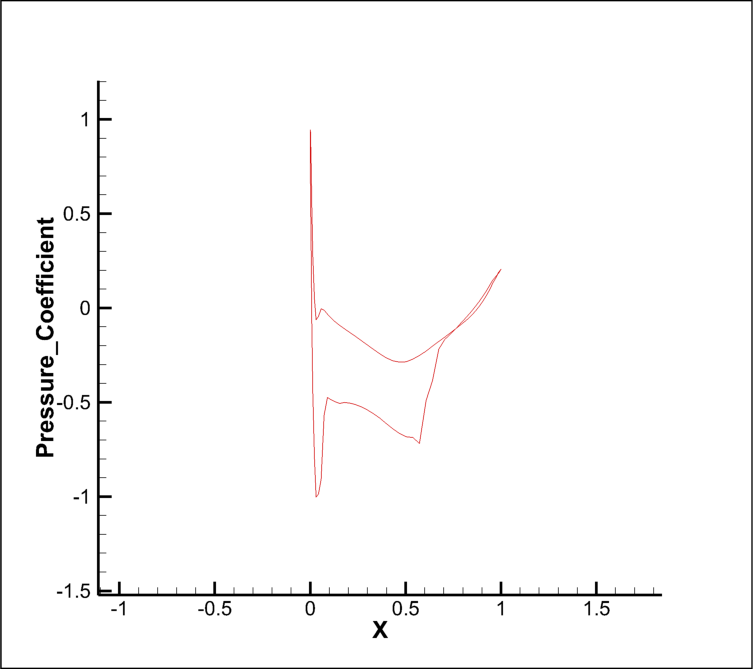

Here is the Python script that generated this plot:
import tecplot as tp
from tecplot.exception import *
from tecplot.constant import *

# Uncomment the following line to connect to a running instance of Tecplot 360:
# tp.session.connect()

tp.active_frame().plot().axes.x_axis(0).min=-0.776589
tp.active_frame().plot().axes.x_axis(0).max=1.50909
tp.active_frame().plot().axes.y_axis(0).min=-1.21249
tp.active_frame().plot().axes.y_axis(0).max=0.897334
tp.active_frame().plot().axes.x_axis(0).min=-1.11094
tp.active_frame().plot().axes.x_axis(0).max=1.84344
tp.active_frame().plot().axes.y_axis(0).min=-1.52112
tp.active_frame().plot().axes.y_axis(0).max=1.20596
tp.export.save_png('//wsl$/Ubuntu/home/hiroaki/spanwiseLiftPlotterForTecplot/records/test.png',
    width=753,
    region=ExportRegion.AllFrames,
    supersample=3,
    convert_to_256_colors=False)
# End Macro.
